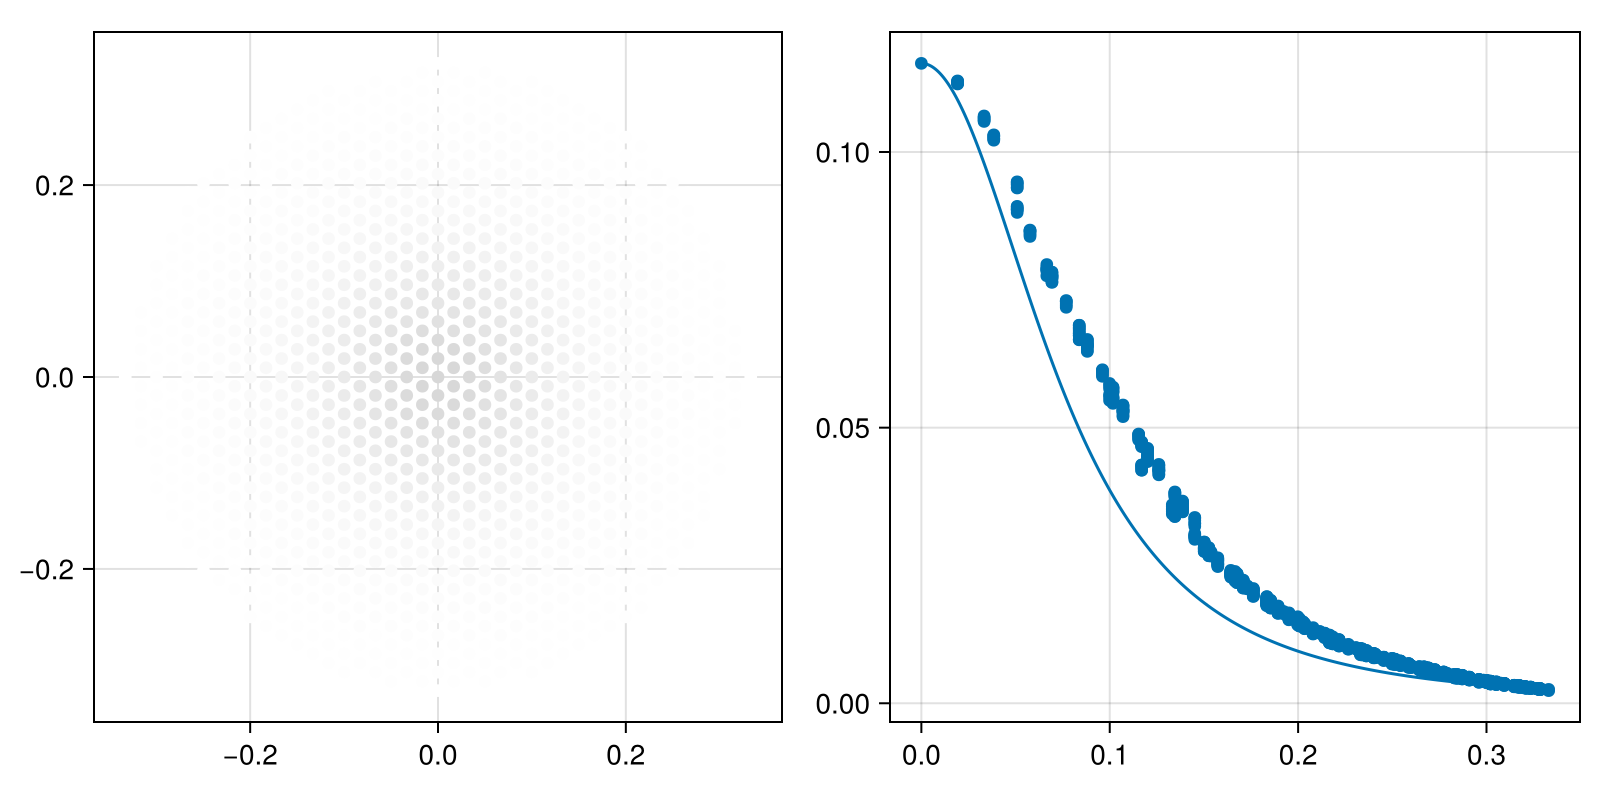

The script that saved this image:
include("units.jl")
include("qp-bands.jl")
include("broadening.jl")
include("exciton.jl")
include("ehh.jl")
include("wfn.jl")
include("arpes.jl")
include("overlap.jl")
using CairoMakie
using LaTeXStrings
using Colors

rk, Avck = read_ex_wfc("../../MoS2/MoS2/4-absorption-120-no-sym-gw/eigenvectors.h5", SVector{3, Float64}(0.333333333333333, 0.3333333333333, 0))

Avck_1s = Avck[1, 1, :, 2] + Avck[1, 2, :, 2]
Avck_1s = abs.(Avck_1s)

let f = Figure(size=(800, 400))
    ax = Axis(f[1, 1])
    scatter!(ax, rk[1, :], rk[2, :], color=Avck_1s, 
        colormap=reverse(cgrad(:grayC)),
        colorrange=(0, 1),
    )
    colsize!(f.layout, 1, Aspect(1, 1))

    ax = Axis(f[1, 2])
    rk_lengths = map(1 : size(rk)[2]) do ik
        norm(rk[:, ik])
    end
    
    scatter!(ax, rk_lengths, Avck_1s)
    
    a = 10.4
    rk_lengths_sample = LinRange(0, maximum(rk_lengths), 400)
    lines!(ax, rk_lengths_sample, map(rk_lengths_sample) do k
        1 / (1 + k^2 * a^2)^1.5 * maximum(Avck_1s)
    end)

    colsize!(f.layout, 2, Aspect(1, 1))

    save("exciton-radius.png", f)
    f
end